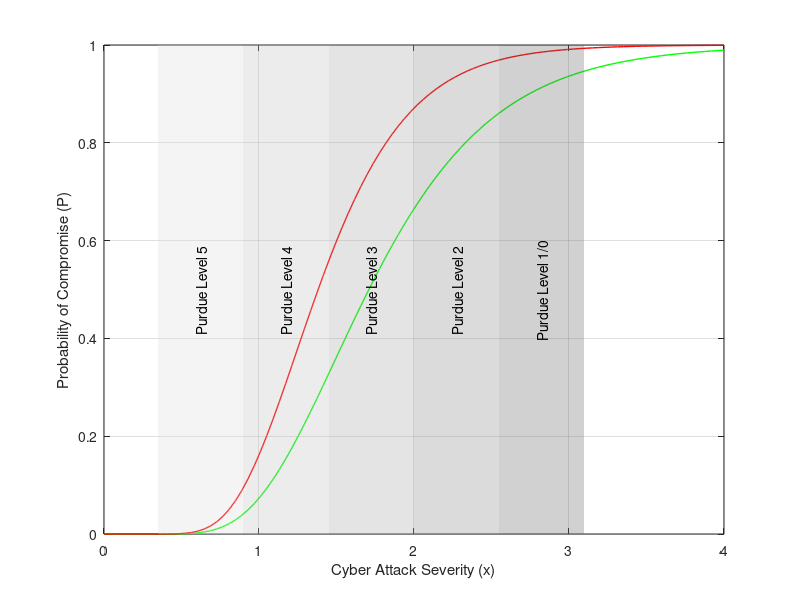

Recreate this plot in MATLAB. (Note: this script raises an error after producing the figure.)
% Adam Lewis 3rd Year Individual Project
% Student ID 11076422

% ChatGPT o3-mini-high was used to aid debugging and production of the 
% MATLAB visualisations in this project.

% This script is used to generate 2 curves:
%   Company B: High Resilience Modelled Company from simulated model inputs
%   Company C: Low Resilience Modelled Company from simulated model inputs
% and overlays them with shaded bands depicting the relative risk
% of the 5 layers of the Purdue Model of a substation

% Define desired figure size in pixels
plotWidth = 450;   % Width in pixels
plotHeight = 500;  % Height in pixels

% NEW MODEL
m_norm_B = 1.8294;    % High resilience Modelled Company Normalised & scaled mean
s_norm_B = 0.6988;    % High resilience Modelled Company Normalised std deviation
m_norm_C = 1.4577;    % Low Resilience Modelled Company Normalised & scaled mean
s_norm_C = 0.4902;    % Low Resilience Modelled Company Normalised std deviation

% Convert mean and std to beta/theta for companies B and C
beta_B = sqrt(log(1 + (s_norm_B/m_norm_B)^2));
theta_B = m_norm_B * exp(-0.5 * beta_B^2);
beta_C = sqrt(log(1 + (s_norm_C/m_norm_C)^2));
theta_C = m_norm_C * exp(-0.5 * beta_C^2);

% Define Intensity Measure X
x = linspace(0, 4, 100); 

% Use normcdf to generate fragility curves
P_CompanyB = normcdf((log(x / theta_B)) / beta_B);
P_CompanyC = normcdf((log(x / theta_C)) / beta_C);

% Plot fragility curves
figure('Color','w', 'Units','pixels', 'Position',[100 100 plotWidth plotHeight]);
hHR = plot(x, P_CompanyB, 'g-', 'LineWidth', 1); hold on;
hLR = plot(x, P_CompanyC, 'r-', 'LineWidth', 1);
xlabel('Cyber Attack Severity (x)');
ylabel('Probability of Compromise (P)');
set(gcf, 'Color', 'white');
grid on;

% Get the current y-axis limits
yl = ylim;
% Get vertical midpint for text labels within bands
yMid = mean(yl); 

% Define colors for each band
colorP5 = [0.85 0.85 0.85]; 
colorP4 = [0.75 0.75 0.75]; 
colorP3 = [0.64 0.64 0.64]; 
colorP2 = [0.52 0.52 0.52]; 
colorP1 = [0.40 0.40 0.40];

% Purdue Level 5 Band P5:
x_startP5 = 0.35;
x_endP5   = x_startP5 + 0.55;
hP5 = patch([x_startP5 x_endP5 x_endP5 x_startP5], [yl(1) yl(1) yl(2) yl(2)], ...
    colorP5, 'FaceAlpha', 0.3, 'EdgeColor', 'none', 'DisplayName', 'Purdue Level 5');
x_midP5 = (x_startP5 + x_endP5)/2;  % Midpoint in x
text(x_midP5, yMid, 'Purdue Level 5', ...
    'Rotation', 90, 'HorizontalAlignment','center','VerticalAlignment','middle');

% Purdue Level 4 Band P4:
x_startP4 = x_endP5;
x_endP4   = x_startP4 + 0.55;
hP4 = patch([x_startP4 x_endP4 x_endP4 x_startP4], [yl(1) yl(1) yl(2) yl(2)], ...
    colorP4, 'FaceAlpha', 0.3, 'EdgeColor', 'none', 'DisplayName', 'Purdue Level 4');
x_midP4 = (x_startP4 + x_endP4)/2;
text(x_midP4, yMid, 'Purdue Level 4', ...
    'Rotation', 90, 'HorizontalAlignment','center','VerticalAlignment','middle');

% Purdue Level 3 Band P3:
x_startP3 = x_endP4;
x_endP3   = x_startP3 + 0.55;
hP3 = patch([x_startP3 x_endP3 x_endP3 x_startP3], [yl(1) yl(1) yl(2) yl(2)], ...
    colorP3, 'FaceAlpha', 0.3, 'EdgeColor', 'none', 'DisplayName', 'Purdue Level 3');
x_midP3 = (x_startP3 + x_endP3)/2;
text(x_midP3, yMid, 'Purdue Level 3', ...
    'Rotation', 90, 'HorizontalAlignment','center','VerticalAlignment','middle');

% Purdue Level 2 Band P2:
x_startP2 = x_endP3;
x_endP2   = x_startP2 + 0.55;
hP2 = patch([x_startP2 x_endP2 x_endP2 x_startP2], [yl(1) yl(1) yl(2) yl(2)], ...
    colorP2, 'FaceAlpha', 0.3, 'EdgeColor', 'none', 'DisplayName', 'Purdue Level 2');
x_midP2 = (x_startP2 + x_endP2)/2;
text(x_midP2, yMid, 'Purdue Level 2', ...
    'Rotation', 90, 'HorizontalAlignment','center','VerticalAlignment','middle');

% Purdue Level 1 Band P1:
x_startP1 = x_endP2;
x_endP1   = x_startP1 + 0.55;
hP1 = patch([x_startP1 x_endP1 x_endP1 x_startP1], [yl(1) yl(1) yl(2) yl(2)], ...
    colorP1, 'FaceAlpha', 0.3, 'EdgeColor', 'none', 'DisplayName', 'Purdue Level 1/0');
x_midP1 = (x_startP1 + x_endP1)/2;
text(x_midP1, yMid, 'Purdue Level 1/0', ...
    'Rotation', 90, 'HorizontalAlignment','center','VerticalAlignment','middle');

% Draw dashed vertical lines at the band boundaries
boundaries = [x_startP5, x_endP5, x_endP4, x_endP3, x_endP2, x_endP1];
for j = 1:length(boundaries)
    xline(boundaries(j), 'k--', 'LineWidth', 1.2, 'Color',[0.6,0.6,0.6]);
end

% Compute and plot marker for Company B (High Resilience)
xMarkerB = theta_B * exp(beta_B * norminv(0.8));
plot(xMarkerB, 0.8, 'ko', 'MarkerFaceColor','g', 'MarkerSize', 8);
text(xMarkerB+0.1, 0.8, sprintf('P=80%%\n%.2f', xMarkerB), ...
     'VerticalAlignment', 'middle', 'HorizontalAlignment', 'left');

% Compute and plot marker for Company C (Low Resilience)
xMarkerC = theta_C * exp(beta_C * norminv(0.8));
plot(xMarkerC, 0.8, 'ko', 'MarkerFaceColor','r', 'MarkerSize', 8);
text(xMarkerC-0.07, 0.8, sprintf('%.2f', xMarkerC), ...
     'VerticalAlignment', 'middle', 'HorizontalAlignment', 'right');

% Define the fixed x-value
x_pt = 2.33;

% For Company B (High Resilience - green)
p_hr = normcdf((log(x_pt / theta_B)) / beta_B);
plot(x_pt, p_hr, 'ko', 'MarkerFaceColor','g', 'MarkerSize', 8);

% For Company C (Low Resilience - red)
p_lr = normcdf((log(x_pt / theta_C)) / beta_C);
plot(x_pt, p_lr, 'ko', 'MarkerFaceColor','r', 'MarkerSize', 8);
text(x_pt + 0.08, p_lr, sprintf('P=%.0f%%', p_lr*100), ...
     'VerticalAlignment', 'middle', 'HorizontalAlignment', 'left');

% Draw a vertical dashed line connecting the two markers at x = 2.33
plot([x_pt x_pt], [p_hr, p_lr], 'k--', 'LineWidth', 1.2);

% Add leged for curves and the 5 purdue bands
legendHandles = [hHR, hLR, hP5, hP4, hP3, hP2, hP1];
legendLabels  = {
    '1: High Resilience Co. (HR)', ...
    '2: Low Resilience Co. (LR-1)', ...
    'Purdue Level 5', 'Purdue Level 4', 'Purdue Level 3', ...
    'Purdue Level 2', 'Purdue Level 1/0'
};
legend(legendHandles, legendLabels, 'Location','southeast');

% Text box for mean and SD inputs
annotation_str = {...
    sprintf('1: μ = %.4f, σ = %.4f', m_norm_B, 1-s_norm_B), ...
    sprintf('2: μ = %.4f, σ = %.4f', m_norm_C, 1-s_norm_C)}; ...
annotation('textbox', [0.12, 0.60, 0.5, 0.3], 'String', annotation_str, ...
           'FitBoxToText', 'on', 'EdgeColor', 'black', ...
           'BackgroundColor', 'white');

hold off;
ax = gca;
ti = get(ax, 'TightInset');
set(ax, 'LooseInset', [ti(1), ti(2), ti(3), ti(4) + 0.05]);
saveas(gcf, 'img_chapter_7_2_incorporate_purdue.png');
